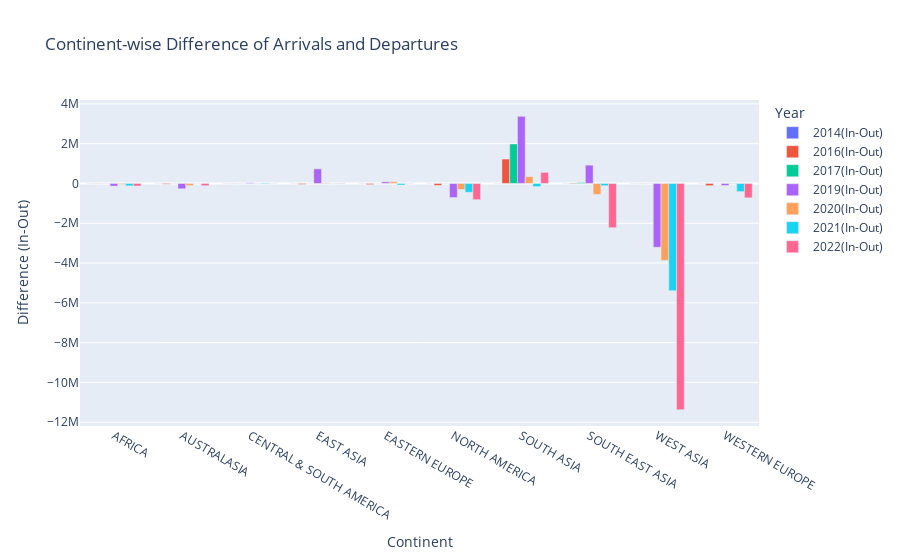

Notebook source saved alongside this figure:
### Markdown cell above
## Graphs

### Code cell
import plotly.express as px

# Assuming Difference_continent is the DataFrame containing the differences

# Melt the DataFrame to make it easier to plot
Difference_continent_melted = Difference_Continentwise_df.melt(id_vars=['CONTINENT'], 
                                                        value_vars=['2014(In-Out)', '2016(In-Out)', '2017(In-Out)', 
                                                                    '2019(In-Out)', '2020(In-Out)', '2021(In-Out)', '2022(In-Out)'], 
                                                        var_name='Year', 
                                                        value_name='Difference')

# Create an interactive bar plot using Plotly
fig = px.bar(Difference_continent_melted, 
             x='CONTINENT', 
             y='Difference', 
             color='Year', 
             barmode='group', 
             title="Continent-wise Difference of Arrivals and Departures",
             labels={"CONTINENT": "Continent", "Difference": "Difference (In-Out)", "Year": "Year"})

# Show the plot
fig.show()

### Figure 1 — Plotly figure (JSON) as saved in the notebook; plotly's stock layout.template omitted (floating-point values rounded to 4 significant figures)
{"data": [{"alignmentgroup": "True", "hovertemplate": "Year=2014(In-Out)<br>Continent=%{x}<br>Difference (In-Out)=%{y}<extra></extra>", "legendgroup": "2014(In-Out)", "marker": {"color": "#636efa", "pattern": {"shape": ""}}, "name": "2014(In-Out)", "offsetgroup": "2014(In-Out)", "orientation": "v", "showlegend": true, "textposition": "auto", "type": "bar", "x": ["AFRICA", "AUSTRALASIA", "CENTRAL & SOUTH AMERICA", "EAST ASIA", "EASTERN EUROPE", "NORTH AMERICA", "SOUTH ASIA", "SOUTH EAST ASIA", "WEST ASIA", "WESTERN EUROPE"], "xaxis": "x", "y": [0, 0, 0, 0, 0, 0, 0, 0, 0, 0], "yaxis": "y"}, {"alignmentgroup": "True", "hovertemplate": "Year=2016(In-Out)<br>Continent=%{x}<br>Difference (In-Out)=%{y}<extra></extra>", "legendgroup": "2016(In-Out)", "marker": {"color": "#EF553B", "pattern": {"shape": ""}}, "name": "2016(In-Out)", "offsetgroup": "2016(In-Out)", "orientation": "v", "showlegend": true, "textposition": "auto", "type": "bar", "x": ["AFRICA", "AUSTRALASIA", "CENTRAL & SOUTH AMERICA", "EAST ASIA", "EASTERN EUROPE", "NORTH AMERICA", "SOUTH ASIA", "SOUTH EAST ASIA", "WEST ASIA", "WESTERN EUROPE"], "xaxis": "x", "y": [-8333, -36298, -8156, -44855, -56000, -98180, 1227656, -28806, -5259, -111040], "yaxis": "y"}, {"alignmentgroup": "True", "hovertemplate": "Year=2017(In-Out)<br>Continent=%{x}<br>Difference (In-Out)=%{y}<extra></extra>", "legendgroup": "2017(In-Out)", "marker": {"color": "#00cc96", "pattern": {"shape": ""}}, "name": "2017(In-Out)", "offsetgroup": "2017(In-Out)", "orientation": "v", "showlegend": true, "textposition": "auto", "type": "bar", "x": ["AFRICA", "AUSTRALASIA", "CENTRAL & SOUTH AMERICA", "EAST ASIA", "EASTERN EUROPE", "NORTH AMERICA", "SOUTH ASIA", "SOUTH EAST ASIA", "WEST ASIA", "WESTERN EUROPE"], "xaxis": "x", "y": [0, 0, 0, 770, 0, 0, 1984766, 46726, 0, 0], "yaxis": "y"}, {"alignmentgroup": "True", "hovertemplate": "Year=2019(In-Out)<br>Continent=%{x}<br>Difference (In-Out)=%{y}<extra></extra>", "legendgroup": "2019(In-Out)", "marker": {"color": "#ab63fa", "pattern": {"shape": ""}}, "name": "2019(In-Out)", "offsetgroup": "2019(In-Out)", "orientation": "v", "showlegend": true, "textposition": "auto", "type": "bar", "x": ["AFRICA", "AUSTRALASIA", "CENTRAL & SOUTH AMERICA", "EAST ASIA", "EASTERN EUROPE", "NORTH AMERICA", "SOUTH ASIA", "SOUTH EAST ASIA", "WEST ASIA", "WESTERN EUROPE"], "xaxis": "x", "y": [-133281, -267501, 32183, 734311, 80401, -708871, 3375819, 921672, -3205785, -102045], "yaxis": "y"}, {"alignmentgroup": "True", "hovertemplate": "Year=2020(In-Out)<br>Continent=%{x}<br>Difference (In-Out)=%{y}<extra></extra>", "legendgroup": "2020(In-Out)", "marker": {"color": "#FFA15A", "pattern": {"shape": ""}}, "name": "2020(In-Out)", "offsetgroup": "2020(In-Out)", "orientation": "v", "showlegend": true, "textposition": "auto", "type": "bar", "x": ["AFRICA", "AUSTRALASIA", "CENTRAL & SOUTH AMERICA", "EAST ASIA", "EASTERN EUROPE", "NORTH AMERICA", "SOUTH ASIA", "SOUTH EAST ASIA", "WEST ASIA", "WESTERN EUROPE"], "xaxis": "x", "y": [-49385, -104034, 7332, 28283, 85304, -303199, 344656, -552306, -3868251, 16434], "yaxis": "y"}, {"alignmentgroup": "True", "hovertemplate": "Year=2021(In-Out)<br>Continent=%{x}<br>Difference (In-Out)=%{y}<extra></extra>", "legendgroup": "2021(In-Out)", "marker": {"color": "#19d3f3", "pattern": {"shape": ""}}, "name": "2021(In-Out)", "offsetgroup": "2021(In-Out)", "orientation": "v", "showlegend": true, "textposition": "auto", "type": "bar", "x": ["AFRICA", "AUSTRALASIA", "CENTRAL & SOUTH AMERICA", "EAST ASIA", "EASTERN EUROPE", "NORTH AMERICA", "SOUTH ASIA", "SOUTH EAST ASIA", "WEST ASIA", "WESTERN EUROPE"], "xaxis": "x", "y": [-118820, -1750, -25637, -4877, -78831, -445309, -158928, -112052, -5389390, -411116], "yaxis": "y"}, {"alignmentgroup": "True", "hovertemplate": "Year=2022(In-Out)<br>Continent=%{x}<br>Difference (In-Out)=%{y}<extra></extra>", "legendgroup": "2022(In-Out)", "marker": {"color": "#FF6692", "pattern": {"shape": ""}}, "name": "2022(In-Out)", "offsetgroup": "2022(In-Out)", "orientation": "v", "showlegend": true, "textposition": "auto", "type": "bar", "x": ["AFRICA", "AUSTRALASIA", "CENTRAL & SOUTH AMERICA", "EAST ASIA", "EASTERN EUROPE", "NORTH AMERICA", "SOUTH ASIA", "SOUTH EAST ASIA", "WEST ASIA", "WESTERN EUROPE"], "xaxis": "x", "y": [-126399, -113663, 4989, 17364, -10520, -814374, 557941, -2223296, -11371669, -722620], "yaxis": "y"}], "layout": {"barmode": "group", "legend": {"title": {"text": "Year"}, "tracegroupgap": 0}, "title": {"text": "Continent-wise Difference of Arrivals and Departures"}, "xaxis": {"anchor": "y", "domain": [0, 1], "title": {"text": "Continent"}}, "yaxis": {"anchor": "x", "domain": [0, 1], "title": {"text": "Difference (In-Out)"}}}}
